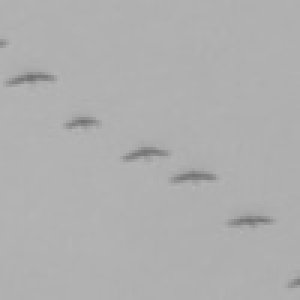
#> input picture lab6/bird_miniatures/E0089_TR0005_OB2257_T01_M13.jpg, 100 x 100 px (shown 3 times larger); its folder holds only this picture in this run
$ python zad3.py
#> lines starting #> are read from the running program, lines starting #| are printed output that depends on the picture; after the words box and inside, x2 and y2 are one past the last pixel; in counts of white or black regions, pixels touching at a corner belong together
#> further down, image is the input picture: shape (100, 100); min 112, max 181, mean 175.2

import os
import cv2

def count_birds(image):
    #gray_image = cv2.cvtColor(image, cv2.COLOR_BGR2GRAY)
    _, binary_image = cv2.threshold(image, 127, 255, cv2.THRESH_BINARY)
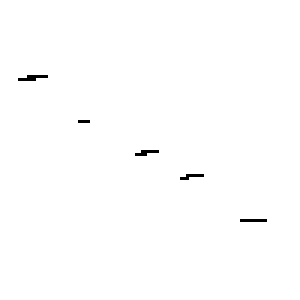
#> binary_image: shape (100, 100) (shown 3 times larger); 99.6% white; black in thin lines or dots, all inside (x1, y1, x2, y2) = (6, 25, 89, 74)
    kernel = cv2.getStructuringElement(cv2.MORPH_RECT, (5,5))
    closing = cv2.morphologyEx(binary_image, cv2.MORPH_CLOSE, kernel)
#> closing: shape (100, 100); every value is 255
    contours, _ = cv2.findContours(closing, cv2.RETR_EXTERNAL, cv2.CHAIN_APPROX_SIMPLE)
#> contours = [[[0, 0], [0, 99], [99, 99], [99, 0]]]

    black_object_count = len(contours)
#> black_object_count = 1
    image_with_contours = image.copy()
    cv2.drawContours(image_with_contours, contours, -1, (0, 0, 255), 2)
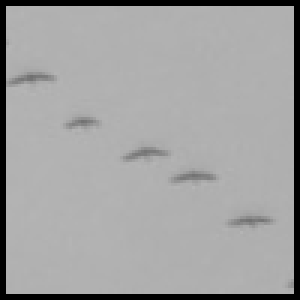
#> image_with_contours: shape (100, 100) (shown 3 times larger); 7.84% of pixels changed, all inside (x1, y1, x2, y2) = (0, 0, 100, 100)
    return black_object_count

folder = "bird_miniatures"
images = os.listdir(folder)

for image_name in images:
    image_path = os.path.join(folder, image_name)

    image = cv2.imread(image_path, cv2.IMREAD_GRAYSCALE)

    bird_count = count_birds(image)
#> bird_count = 1

    print(f"Image: {image_name}, Bird count: {bird_count}")
#| Image: E0089_TR0005_OB2257_T01_M13.jpg, Bird count: 1

$ run again, on lab6/bird_miniatures/E0453_TR0001_OB0564_T01_M02.jpg
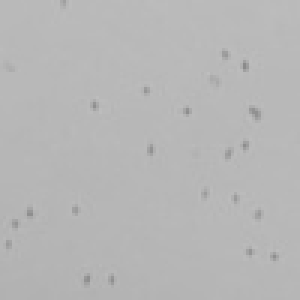
#> input picture lab6/bird_miniatures/E0453_TR0001_OB0564_T01_M02.jpg, 100 x 100 px (shown 3 times larger)
#> image is the input picture: shape (100, 100); min 138, max 190, mean 182.7
#> binary_image: shape (100, 100); every value is 255
#> contours = [[[0, 0], [0, 99], [99, 99], [99, 0]]]
#> black_object_count = 1
#> in count_birds, `cv2.drawContours(image_with_contours, contours, -1, (0, 0, 255), 2)`:
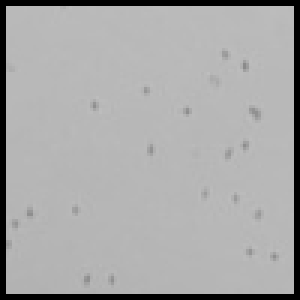
#> image_with_contours: shape (100, 100) (shown 3 times larger); 7.84% of pixels changed, all inside (x1, y1, x2, y2) = (0, 0, 100, 100)
#| Image: E0453_TR0001_OB0564_T01_M02.jpg, Bird count: 1
